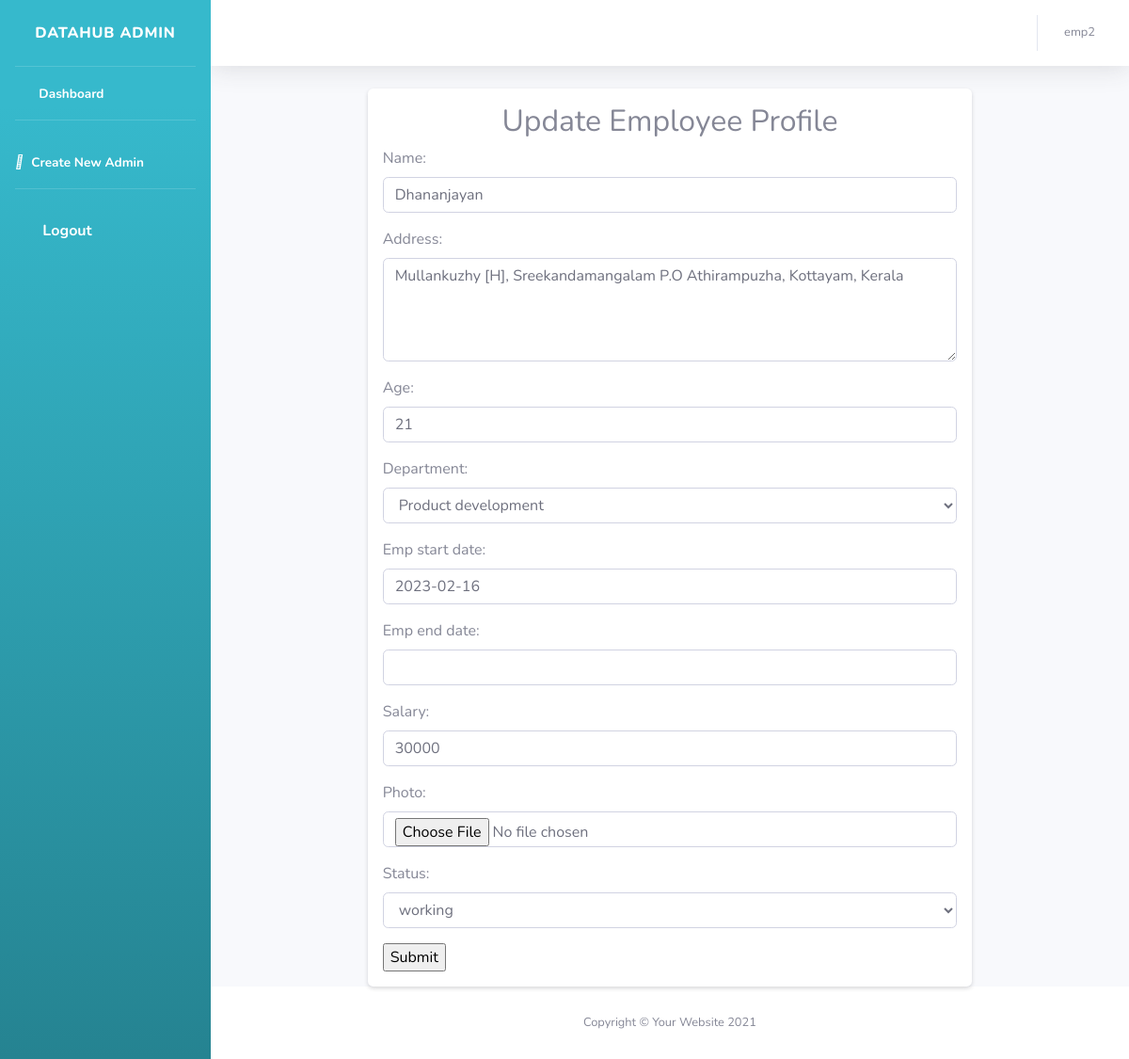
/emp/update/4 (signed in), run on the app's committed database.
### emp_crud/models.py (models this page shows, shortened)
class Employee(models.Model):
    name = models.CharField(max_length=100)
    address = models.CharField(max_length=200)
    age = models.PositiveIntegerField()
    depts = (
        ('Accounts and Finance', 'Accounts and Finance'),
        ('HR', 'HR'),
        ('Sales and marketing', 'Sales and marketing'),
        ('Infrastructures', 'Infrastructures'),
        ('Research and development', 'Research and development'),
        ('IT services', 'IT services'),
        ('Product development', 'Product development'),
        ('Security and transport', 'Security and transport'),
    )
    department = models.CharField(max_length=200, choices=depts, default=None)
    emp_start_date = models.DateField(null=True, blank=True)
    emp_end_date = models.DateField(null=True, blank=True)
    salary = models.PositiveIntegerField()
    photo = models.ImageField(upload_to='media/images')
    options = (
        ('working', 'working'),
        ('resigned', 'resigned')
    )
    status = models.CharField(max_length=100, choices=options, default='working')

### emp_crud/views.py (the view)
# urls.py: path('emp/update/<int:pk>', Update_emp_view.as_view(), name='update'),
@method_decorator(decs, name="dispatch")
class Update_emp_view(UpdateView):
    template_name = 'update.html'
    form_class = Employee_form
    model = Employee
    success_url = reverse_lazy('home')

### emp_crud/forms.py
class Employee_form(forms.ModelForm):
    class Meta:
        model = Employee
        fields = "__all__"
        widgets = {
            "name": forms.TextInput(attrs={"class":"form-control"}),
            "address": forms.Textarea(attrs={"class":"form-control","rows": 4}),
            "age": forms.NumberInput(attrs={"class":"form-control"}),
            "department": forms.Select(attrs={"class":"form-control"}),
            "emp_start_date": forms.DateInput(attrs={"class":"form-control dateinput"}),
            "emp_end_date": forms.DateInput(attrs={"class":"form-control dateinput"}),
            "salary": forms.NumberInput(attrs={"class":"form-control"}),
            "status": forms.Select(attrs={"class":"form-control"}),
            "photo": forms.FileInput(attrs={"class":"form-control"}),
        }

### emp_crud/views.py (called while the page is built)
def signin_required(fn):
    def wrapper(request, *args, **kwargs):
        if not request.user.is_authenticated:
            messages.error(request, 'invalid session')
            return redirect("signin")
        else:
            return fn(request, *args, **kwargs)
    return wrapper

### emp_crud/templates/update.html (shortened to what this page needs)
{% extends 'base.html' %}
{% block content %}
<div class="row">
    <div class="col-2"></div>
    <div class="col-8">
        <div class="card border-0 shadow-sm p-3">
            <h2 class="text-center">Update Employee Profile</h2>
            <form action="" method="post" enctype="multipart/form-data">
                {{form.as_p}}
                <input type="submit" value="Submit">
            </form>
        </div>
    </div>
    <div class="col-2"></div>
</div>
{% endblock content %}

### emp_crud/templates/base.html (shortened to what this page needs)
<!DOCTYPE html>
{% load static %}
<html lang="en">
<head>
    <link href="{% static 'vendor/fontawesome-free/css/all.min.css'%}" rel="stylesheet" type="text/css">
    <link href="{% static 'css/sb-admin-2.min.css'%}" rel="stylesheet">
</head>
<body id="page-top">
    <div id="wrapper">
        <ul class="navbar-nav bg-gradient-info sidebar sidebar-dark accordion" id="accordionSidebar">
            <a class="sidebar-brand d-flex align-items-center justify-content-center" href="{% url 'home' %}">
                <div class="sidebar-brand-text mx-3">DataHub Admin</div>
            </a>
            <hr class="sidebar-divider my-0">
            <li class="nav-item active">
                <a class="nav-link" href="{% url 'home' %}">
                    <i class="fas fa-fw fa-tachometer-alt"></i>
                    <span>Dashboard</span></a>
            </li>
            <hr class="sidebar-divider">
            <li class="nav-item active">
                <a class="nav-link" href="{% url 'signup' %}">
                    <i class="fa-sharp fa-solid fa-user"></i>
                    <span>Create New Admin</span></a>
            </li>
            <hr class="sidebar-divider d-none d-md-block">
            <li class="nav-item active">
                <a class="nav-link" href="{% url 'signout' %}">
                    <i class="fas fa-sign-out-alt fa-sm fa-fw mr-2 text-light-400"></i>
                    Logout
                </a>
            </li>
        </ul>
        <div id="content-wrapper" class="d-flex flex-column">
            <div id="content">
                <nav class="navbar navbar-expand navbar-light bg-white topbar mb-4 static-top shadow">
                    <ul class="navbar-nav ml-auto">
                        <li class="nav-item dropdown no-arrow">
                            <a class="nav-link dropdown-toggle" href="#" id="userDropdown" role="button"
                                data-toggle="dropdown" aria-haspopup="true" aria-expanded="false">
                                <span class="mr-2 d-none d-lg-inline text-gray-600 small">{{request.user}}</span>
                            </a>
                        </li>
                    </ul>
                </nav>
                {% block content %}
                {% endblock content %}
            </div>
            <footer class="sticky-footer bg-white">
                <div class="container my-auto">
                    <div class="copyright text-center my-auto">
                        <span>Copyright &copy; Your Website 2021</span>
                    </div>
                </div>
            </footer>
        </div>
    </div>
</body>
</html>

### data on the page
Employee: name "Dhananjayan", address "Mullankuzhy [H], Sreekandamangalam P.O Athirampuzha, Kottayam, Kerala", age "21", department "Product development", emp_start_date "2023-02-16", salary "30000", status "working"

### other printed values
{{ request.user }} "emp2"
